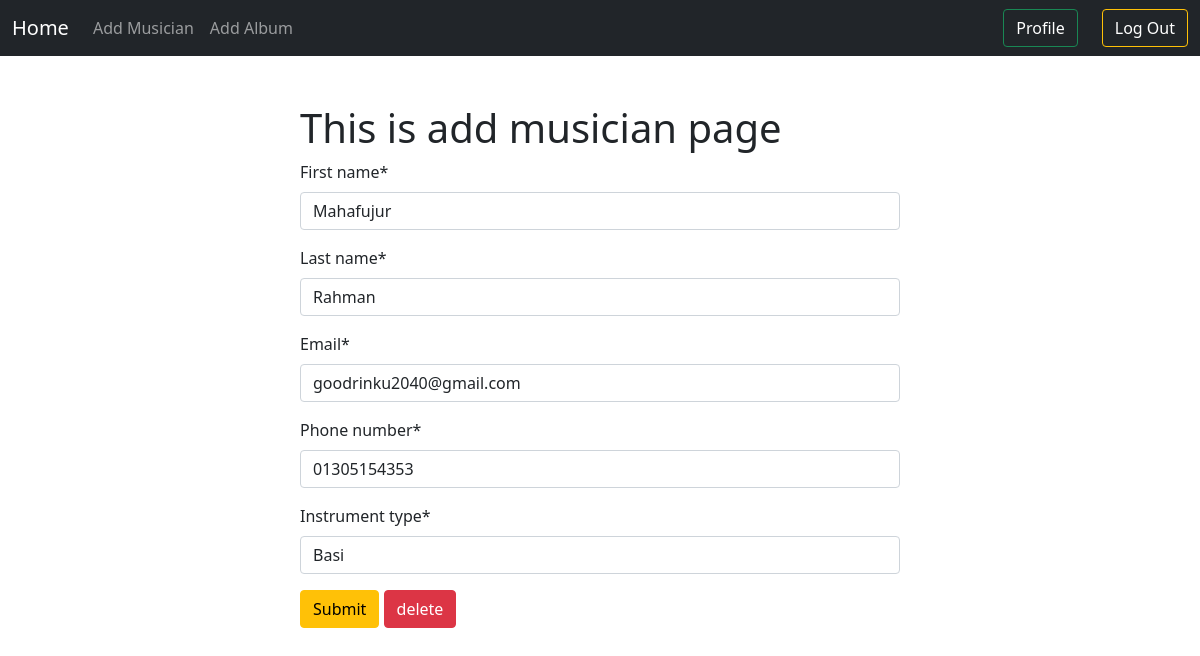
The app's page /musician/edit/5/ (signed in) with its own data.
### musician/models.py (models this page shows, shortened)
class Musician(models.Model):
    first_name = models.CharField(max_length=100)
    last_name = models.CharField(max_length=100)
    email = models.EmailField()
    phone_number = models.CharField(max_length=12)
    instrument_type = models.CharField(max_length=100)

### musician/views.py (the view)
# urls.py: path('musician/edit/<int:pk>/', views.MusicianUpdateView.as_view(), name='musician_edit'),
@method_decorator(login_required, name='dispatch')
class MusicianUpdateView(UpdateView):
    model = models.Musician
    form_class = MusicianForm
    template_name = 'add_musician.html'
    success_url = reverse_lazy('homepage')
    def get_context_data(self, **kwargs):
        context = super().get_context_data(**kwargs)
        context['is_editing'] = True
        return context

### musician/forms.py
class MusicianForm(forms.ModelForm):
    class Meta:
        model = Musician
        fields = '__all__'

### musician/templates/add_musician.html (shortened to what this page needs)
{% extends 'base.html' %}
{% load crispy_forms_tags %}
{% block content %}
<form style="width:50% ; margin : auto" method="post">
    <h1>This is add musician page</h1>
    {{form | crispy}}
    <button class="btn btn-warning">Submit</button>
    {% if is_editing %}
       <a href="{% url 'musician_delete' musician.id %}" class="btn btn-danger">delete</a>
    {% endif %}
</form>
{% endblock content %}

### records on screen
Musician: first_name "Mahafujur", last_name "Rahman", email "goodrinku2040@gmail.com", phone_number "01305154353", instrument_type "Basi"
